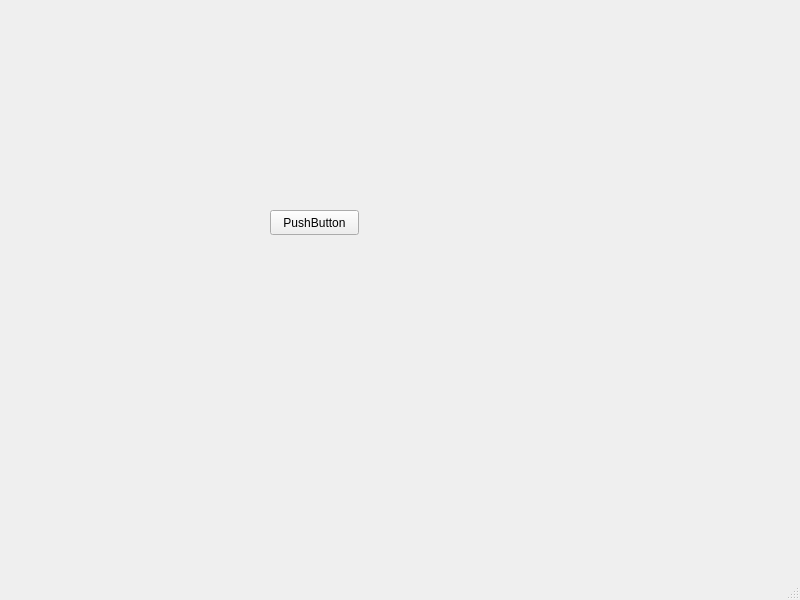
<?xml version="1.0" encoding="UTF-8"?>
<ui version="4.0">
 <class>MainWindow</class>
 <widget class="QMainWindow" name="MainWindow">
  <property name="geometry">
   <rect>
    <x>0</x>
    <y>0</y>
    <width>800</width>
    <height>600</height>
   </rect>
  </property>
  <property name="windowTitle">
   <string>MainWindow</string>
  </property>
  <widget class="QWidget" name="centralwidget">
   <widget class="QPushButton" name="pushButton">
    <property name="geometry">
     <rect>
      <x>270</x>
      <y>210</y>
      <width>89</width>
      <height>25</height>
     </rect>
    </property>
    <property name="text">
     <string>PushButton</string>
    </property>
   </widget>
  </widget>
  <widget class="QMenuBar" name="menubar">
   <property name="geometry">
    <rect>
     <x>0</x>
     <y>0</y>
     <width>800</width>
     <height>22</height>
    </rect>
   </property>
  </widget>
  <widget class="QStatusBar" name="statusbar"/>
 </widget>
 <resources/>
 <connections/>
</ui>
